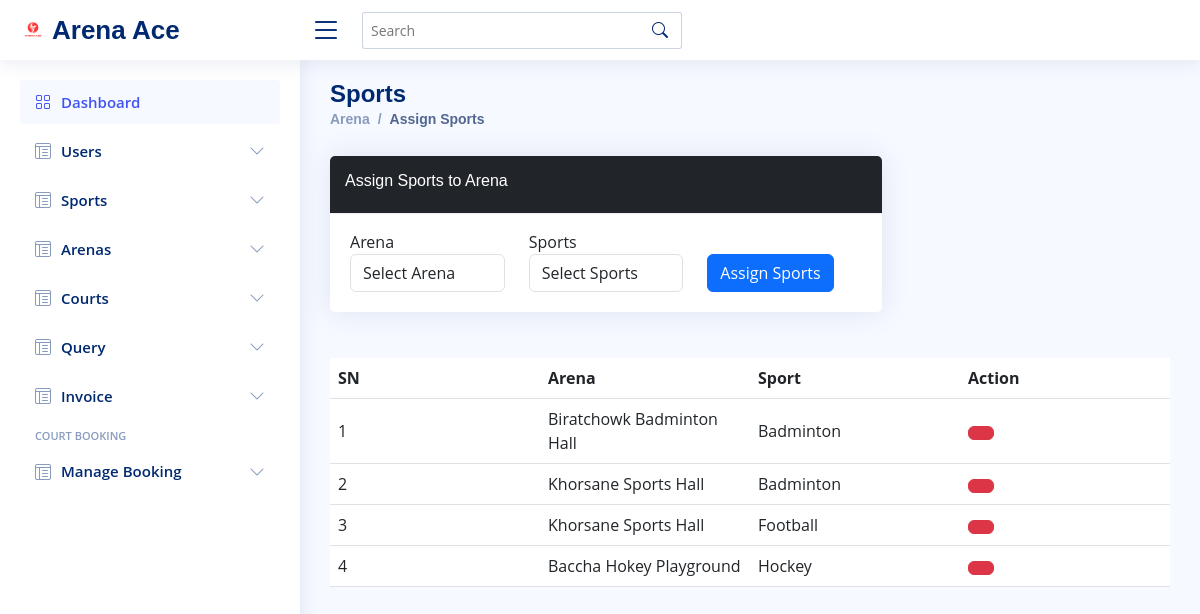
Page /admin/assign_sports.php (signed in) on the committed database.
### tables this page shows
CREATE TABLE `assign_sport` (
  `id` int(11) NOT NULL,
  `arena_id` int(11) NOT NULL,
  `sport_id` int(11) NOT NULL
);

CREATE TABLE `arena` (
  `a_id` int(11) NOT NULL,
  `name` varchar(255) NOT NULL,
  `address` varchar(255) NOT NULL,
  `email` varchar(255) NOT NULL,
  `phone` bigint(20) NOT NULL,
  `description` text NOT NULL,
  `latitude` varchar(255) NOT NULL,
  `longitude` varchar(255) NOT NULL,
  `thumbnail` varchar(255) NOT NULL,
  `has_slider` int(11) NOT NULL DEFAULT 0
);

CREATE TABLE `sport` (
  `s_id` int(11) NOT NULL,
  `name` varchar(255) NOT NULL,
  `image` varchar(255) NOT NULL,
  `description` varchar(255) NOT NULL
);

### admin/assign_sports.php (the view, shortened to what this page needs)
<!DOCTYPE html>
<html lang="en">
<head>
    <link href="assets/css/bootstrap.min.css" rel="stylesheet">
    <link rel="stylesheet" href="https://unpkg.com/leaflet@1.9.4/dist/leaflet.css">
    <link href="assets/css/bootstrap-icons.css" rel="stylesheet">
    <link href="assets/css/boxicons.min.css" rel="stylesheet">
    <link href="assets/css/style.css" rel="stylesheet">
</head>
<body>
    <?php
    require("header.php");
    ?>
    <?php
    require("sidebar.php");
    ?>
    <main id="main" class="main">
        <div class="pagetitle d-flex justify-content-between">
            <div class="title-left">
                <h1>Sports</h1>
                <nav>
                    <ol class="breadcrumb">
                        <li class="breadcrumb-item"><a href="index.php">Arena</a></li>
                        <li class="breadcrumb-item active">Assign Sports</li>
                    </ol>
                </nav>
            </div>
        </div>
        <section class="section dashboard" onload="getLocation();">
            <div class="row">
                <div class="col-lg-12">
                    <form action="<?php echo htmlentities($_SERVER['PHP_SELF']); ?>" method="POST"
                        enctype="multipart/form-data" class="myForm">
                        <div class="row">
                            <div class="col-lg-8">
                                <div class="card card-dark">
                                    <div class="card-header bg-dark text-white">
                                        <h6>Assign Sports to Arena</h6>
                                    </div>
                                    <div class="card-body">
                                        <div class="row">
                                            <div class="col-lg-12">
                                                <div class="modal-body">
                                                    <div class="row mt-3">
                                                        <div class="form-group col-md-4">
                                                            <label for="inputState">Arena</label>
                                                            <select id="inputState" name="arena_id"
                                                                class="form-control">
                                                                <option selected>Select Arena</option>
                                                            </select>
                                                        </div>
                                                        <div class="form-group col-md-4">
                                                            <label for="inputState">Sports</label>
                                                            <select id="inputState" name="sport_id"
                                                                class="form-control">
                                                                <option selected>Select Sports</option>
                                                            </select>
                                                        </div>
                                                        <div class="col-lg-4 mt-4">
                                                            <button type="submit" name="submit"
                                                                class="btn btn-primary">Assign Sports</button>
                                                        </div>
                                                    </div>
                                                </div>
                                            </div>
                                        </div>
                                    </div>
                                </div>
                            </div>
                        </div>
                    </form>
                </div>
            </div>
        </section>
        <section class="section dashboard">
            <div class="row">
                <div class="col-lg-12">
                    <div class="row">
                        <div class="col-lg-12">
                            <div class="row mt-3">
                                <div class="col">
                                    <?php
                                    include "config.php";
                                    $sql = "select assign_sport.id as sid,arena.name as arena,sport.name as sport from arena inner join assign_sport on (arena.a_id = assign_sport.arena_id) inner join  sport on (sport.s_id = assign_sport.sport_id )";
                                    $result = mysqli_query($con, $sql) or die("Query failed");
                                    if (mysqli_num_rows($result) > 0) {
                                        ?>
                                        <div class="table-responsive">
                                            <table class="table" id="myTable">
                                                <thead class="bg-dark text-white">
                                                    <tr>
                                                        <th scope="col" style="width:14%" class="">SN</th>
                                                        <th scope="col" style="width:14%" class="">Arena</th>
                                                        <th scope="col" style="width:14%" class="">Sport</th>
                                                        <th scope="col" style="width:14%" class="">Action</th>
                                                    </tr>
                                                </thead>
                                                <tbody>
                                                    <?php
                                                    $i = 0;
                                                    while ($row = mysqli_fetch_assoc($result)) {
                                                        $i++
                                                            ?>
                                                        <tr>
                                                            <td>
                                                                <?= $i ?>
                                                            </td>
                                                            <td class="">
                                                                <?php echo $row['arena'] ?>
                                                            </td>
                                                            <td class="">
                                                                <?php echo $row['sport'] ?>
                                                            </td>
                                                            <td>
                                                                <a href="assign_sports.php?delete_id=<?php echo $row['sid'] ?>"
                                                                    onClick="return confirm('Are you sure you want to delete?')">
                                                                    <button class="btn btn-danger"></button>
                                                                </a>
                                                            </td>
                                                        </tr>
                                                    <?php } ?>
                                                </tbody>
                                            </table>
                                        </div>
                                    <?php } ?>
                                </div>
                            </div>
                        </div>
                    </div>
                </div>
            </div>
        </section>
    </main>
</body>
</html>

### admin/assets/css/style.css (style rules this page uses)
:root { scroll-behavior: smooth; }
body { font-family: "Open Sans", sans-serif; background: #f6f9ff; color: #444444; }
a { color: #4154f1; text-decoration: none; }
h1, h2, h3, h4, h5, h6 { font-family: "Nunito", sans-serif; }
#main { margin-top: 60px; padding: 20px 30px; transition: all 0.3s; }
.pagetitle { margin-bottom: 10px; }
.pagetitle h1 { font-size: 24px; margin-bottom: 0; font-weight: 600; color: #012970; }
.card { margin-bottom: 30px; border: none; border-radius: 5px; box-shadow: 0px 0 30px rgba(1, 41, 112, 0.1); }
.card-header, .card-footer { border-color: #ebeef4; background-color: #fff; color: #798eb3; padding: 15px; }
.card-body { padding: 0 20px 20px 20px; }
.breadcrumb { font-size: 14px; font-family: "Nunito", sans-serif; color: #899bbd; font-weight: 600; }
.breadcrumb a { color: #899bbd; transition: 0.3s; }
.breadcrumb .breadcrumb-item::before { color: #899bbd; }
.breadcrumb .active { color: #51678f; font-weight: 600; }
@media (min-width: 1200px) { #main, #footer { margin-left: 300px; } }
table tr { vertical-align: middle; }

### rows in the picture
assign_sport: arena.name "Biratchowk Badminton Hall", sport.name "Badminton"
assign_sport: arena.name "Khorsane Sports Hall", sport.name "Badminton"
assign_sport: arena.name "Khorsane Sports Hall", sport.name "Football"
assign_sport: arena.name "Baccha Hokey Playground", sport.name "Hockey"
